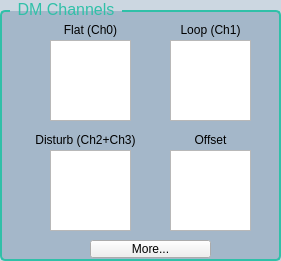
  <widget class="QGroupBox" name="groupBox_10">
   <property name="geometry">
    <rect>
     <x>960</x>
     <y>370</y>
     <width>281</width>
     <height>261</height>
    </rect>
   </property>
   <property name="styleSheet">
    <string notr="true">QGroupBox {
    font-size: 16px;
    color: #30c0a8;
    border: 2px solid #30c0a8;
    border-radius: 5px;
    margin-top: 10px;
    background-color: rgba(24, 72, 120, 0.22);
}

QGroupBox::title {
    subcontrol-origin: margin;
    left: 10px;
    padding: 0 5px;
}
</string>
   </property>
   <property name="locale">
    <locale language="English" country="UnitedStates"/>
   </property>
   <property name="title">
    <string>DM Channels</string>
   </property>
   <widget class="GraphicsView" name="dmView_3">
    <property name="geometry">
     <rect>
      <x>170</x>
      <y>150</y>
      <width>81</width>
      <height>81</height>
     </rect>
    </property>
   </widget>
   <widget class="GraphicsView" name="dmView_1">
    <property name="geometry">
     <rect>
      <x>170</x>
      <y>40</y>
      <width>81</width>
      <height>81</height>
     </rect>
    </property>
   </widget>
   <widget class="GraphicsView" name="dmView_2">
    <property name="geometry">
     <rect>
      <x>50</x>
      <y>150</y>
      <width>81</width>
      <height>81</height>
     </rect>
    </property>
   </widget>
   <widget class="GraphicsView" name="dmView_0">
    <property name="geometry">
     <rect>
      <x>50</x>
      <y>40</y>
      <width>81</width>
      <height>81</height>
     </rect>
    </property>
   </widget>
   <widget class="QLabel" name="freqLabel_9">
    <property name="geometry">
     <rect>
      <x>50</x>
      <y>20</y>
      <width>81</width>
      <height>20</height>
     </rect>
    </property>
    <property name="text">
     <string>Flat (Ch0)</string>
    </property>
    <property name="alignment">
     <set>Qt::AlignCenter</set>
    </property>
   </widget>
   <widget class="QLabel" name="freqLabel_10">
    <property name="geometry">
     <rect>
      <x>170</x>
      <y>20</y>
      <width>81</width>
      <height>20</height>
     </rect>
    </property>
    <property name="text">
     <string>Loop (Ch1)</string>
    </property>
    <property name="alignment">
     <set>Qt::AlignCenter</set>
    </property>
   </widget>
   <widget class="QLabel" name="freqLabel_12">
    <property name="geometry">
     <rect>
      <x>20</x>
      <y>130</y>
      <width>131</width>
      <height>20</height>
     </rect>
    </property>
    <property name="text">
     <string>Disturb (Ch2+Ch3)</string>
    </property>
    <property name="alignment">
     <set>Qt::AlignCenter</set>
    </property>
   </widget>
   <widget class="QLabel" name="freqLabel_13">
    <property name="geometry">
     <rect>
      <x>170</x>
      <y>130</y>
      <width>81</width>
      <height>20</height>
     </rect>
    </property>
    <property name="text">
     <string>Offset</string>
    </property>
    <property name="alignment">
     <set>Qt::AlignCenter</set>
    </property>
   </widget>
   <widget class="QPushButton" name="openDmCtrlButton">
    <property name="geometry">
     <rect>
      <x>90</x>
      <y>240</y>
      <width>121</width>
      <height>18</height>
     </rect>
    </property>
    <property name="toolTip">
     <string>Open the standalone DM channels GUI (ekarusDmCtrl.py)</string>
    </property>
    <property name="text">
     <string>More...</string>
    </property>
   </widget>
  </widget>
